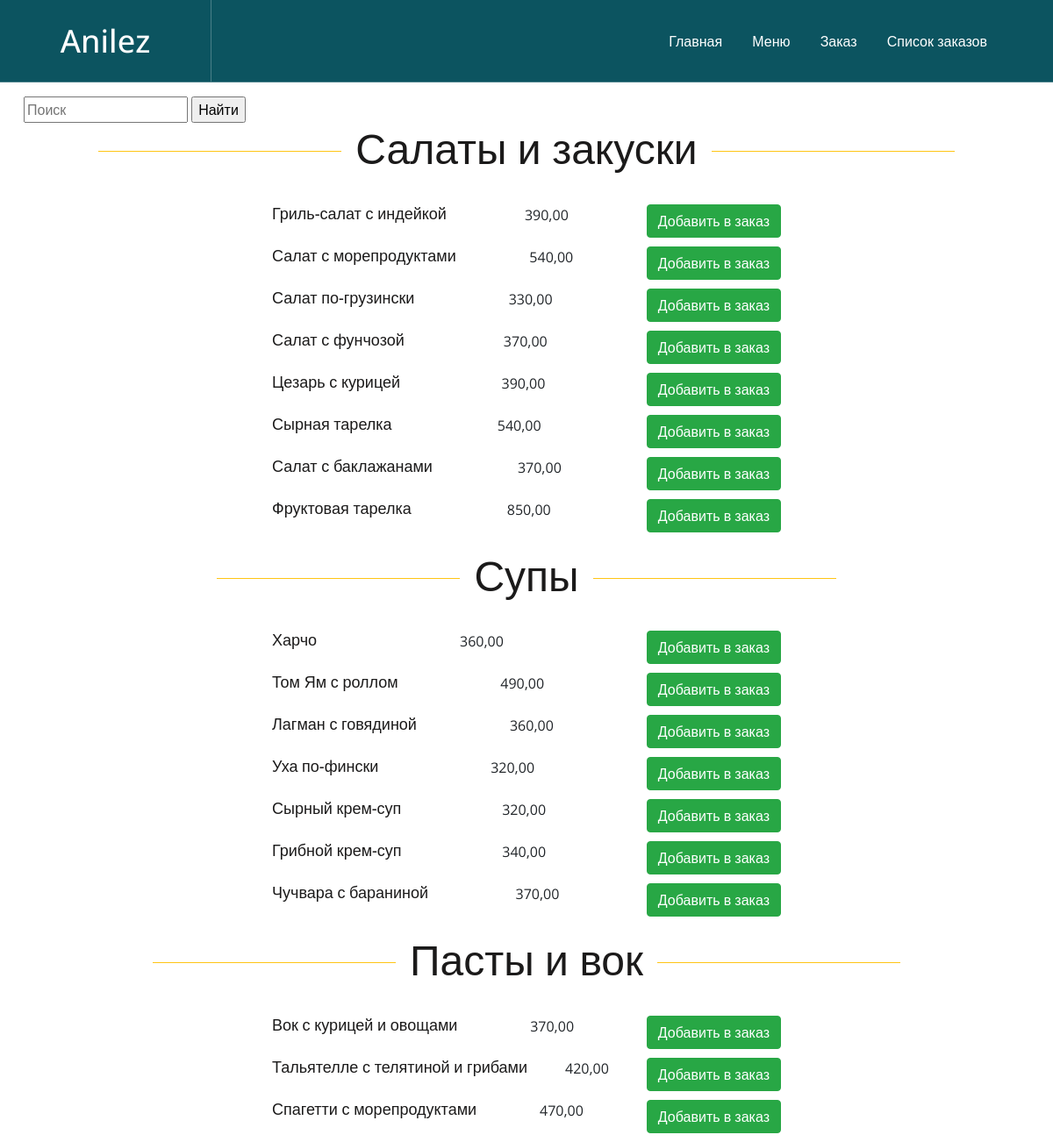
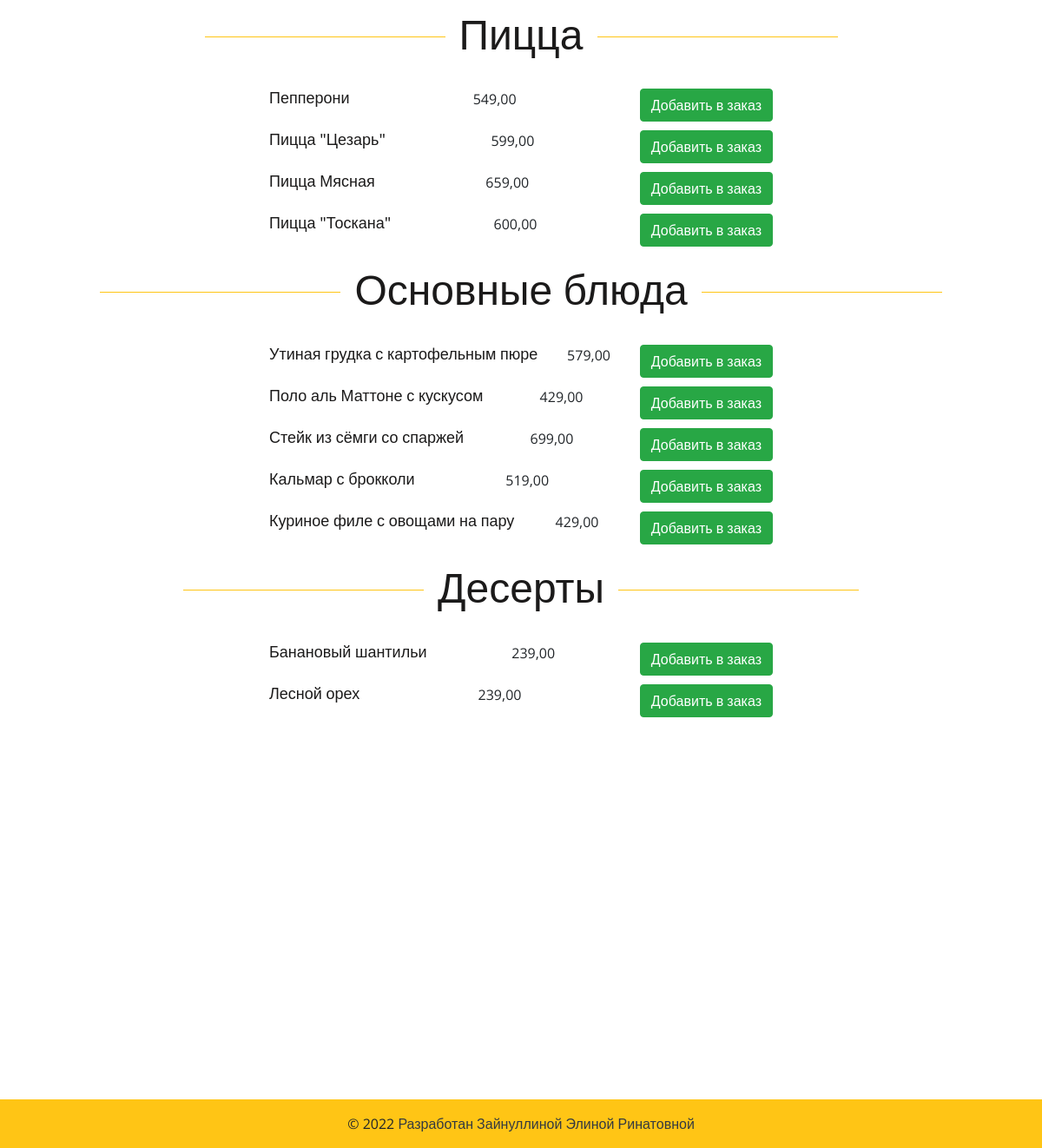
Screenshot of /menuwaiter/ with the database file from the repository (2 pictures, top to bottom).
### food/models.py (models this page shows, shortened)
class Category(MPTTModel):
    name = models.CharField(max_length=100)
    slug = models.SlugField(max_length=100)
    parent = TreeForeignKey(
        'self',
        related_name="children",
        on_delete=models.SET_NULL,
        null=True,
        blank=True
    )
    class MPTTMeta:
        order_insertion_by = ['name']
    class Meta:
        verbose_name = "Категория"
        verbose_name_plural = "Категории"

class Food(models.Model):
    img = models.ImageField(upload_to='menu', blank=True)
    title = models.CharField(max_length=200)
    text = models.CharField(max_length=300)
    description = models.TextField()
    category = models.ForeignKey(
        Category,
        related_name="food",
        on_delete=models.SET_NULL,
        null=True
    )
    price = models.DecimalField(
        max_digits=10,
        decimal_places=2,
        verbose_name='price')
    class Meta:
        verbose_name = "Блюдо"
        verbose_name_plural = "Блюда"

### food/views.py (the view)
# urls.py: path('menuwaiter/', views.FoodPriceListView.as_view(), name='menuwaiter'),
class FoodPriceListView(ListView):
    model = Food
    template_name = 'menu_for_waiter.html'
    def get_context_data(self, **kwargs):
        context = super(FoodPriceListView, self).get_context_data(**kwargs)
        context['categories'] = Category.objects.all()
        return context

### templates/menu_for_waiter.html (shortened to what this page needs)
{% extends 'waiter.html' %}
{% load static %}
{% block content %}
	<section class="mp-menu-section spad">
		<div class="container">
			<div class="input-group rounded">
				<form action="{% url 'search' %}" method="get">
					<input type="text" name="s" placeholder="Поиск">
					<input type="submit" value="Найти">
				</form>
			</div>
			{% for category in categories %}
				<div class="section-title" id="block">
					<h2>{{category.name}}</h2>
				</div>
			<div class="waiter-menu">
			{% for food_item in category.food.all %}
				<div class="food-item">
					<h5 class="item">{{food_item.title}}</h5>
					<div class="item"> {{ food_item.price }} </div>
					<div class="add-to-cart-btn">
						<form id="form_bying_food" class="form-inline">
							<div class="form-group">
								<button type="submit" id="submit_btn" class="btn btn-success update-order"
								data-food="{{ food_item.id }}" data-action="add">
							Добавить в заказ
							</button>
							</div>
						</form>
					</div>
				</div>
			{% endfor %}
			</div>
				{% endfor %}
			</div>
	</section>
{% endblock content %}

### static/css/style.css (style rules this page uses)
html, body { height: 100%; font-family: 'Open Sans', sans-serif; }
h1, h2, h3, h4, h5, h6 { margin: 0; color: #1b1a1a; }
h2 { font-size: 36px; }
h5 { font-size: 18px; }
.section-title { text-align: center; margin-bottom: 75px; }
.section-title h2 { font-size: 48px; position: relative; display: inline-block; padding: 0 16px; }
.section-title h2:after, .section-title h2:before { position: absolute; content: ""; width: 277px; height: 1px; background: #ffc515; top: 32px; }
.section-title h2:before { left: 100%; }
.section-title h2:after { right: 100%; }
.spad { padding-top: 110px; padding-bottom: 115px; }
.section-title { margin-bottom: 35px; }
.waiter-menu { max-width:600px; margin:20px auto; }
.food-item { margin:10px; display: flex; flex-direction: row; flex-grow: 1; }
.item { flex-grow: 1; }
@media (min-width: 1200px) { .container { max-width: 1176px; } }

### rows the page displays
Category: name "Салаты и закуски"
Food: title "Гриль-салат с индейкой", price "390,00"
Food: title "Салат с морепродуктами", price "540,00"
Food: title "Салат по-грузински", price "330,00"
Food: title "Салат с фунчозой", price "370,00"
Food: title "Цезарь с курицей", price "390,00"
Food: title "Сырная тарелка", price "540,00"
Food: title "Салат с баклажанами", price "370,00"
Food: title "Фруктовая тарелка", price "850,00"
Category: name "Супы"
Food: title "Харчо", price "360,00"
Food: title "Том Ям с роллом", price "490,00"
Food: title "Лагман с говядиной", price "360,00"
Food: title "Уха по-фински", price "320,00"
Food: title "Сырный крем-суп", price "320,00"
Food: title "Грибной крем-суп", price "340,00"
Food: title "Чучвара с бараниной", price "370,00"
Category: name "Пасты и вок"
Food: title "Вок с курицей и овощами", price "370,00"
Food: title "Тальятелле с телятиной и грибами", price "420,00"
Food: title "Спагетти с морепродуктами", price "470,00"
Category: name "Пицца"
Food: title "Пепперони", price "549,00"
Food: title "Пицца \"Цезарь\"", price "599,00"
Food: title "Пицца Мясная", price "659,00"
Food: title "Пицца \"Тоскана\"", price "600,00"
Category: name "Основные блюда"
Food: title "Утиная грудка с картофельным пюре", price "579,00"
Food: title "Поло аль Маттоне с кускусом", price "429,00"
Food: title "Стейк из сёмги со спаржей", price "699,00"
Food: title "Кальмар с брокколи", price "519,00"
Food: title "Куриное филе с овощами на пару", price "429,00"
Category: name "Десерты"
Food: title "Банановый шантильи", price "239,00"
Food: title "Лесной орех", price "239,00"
